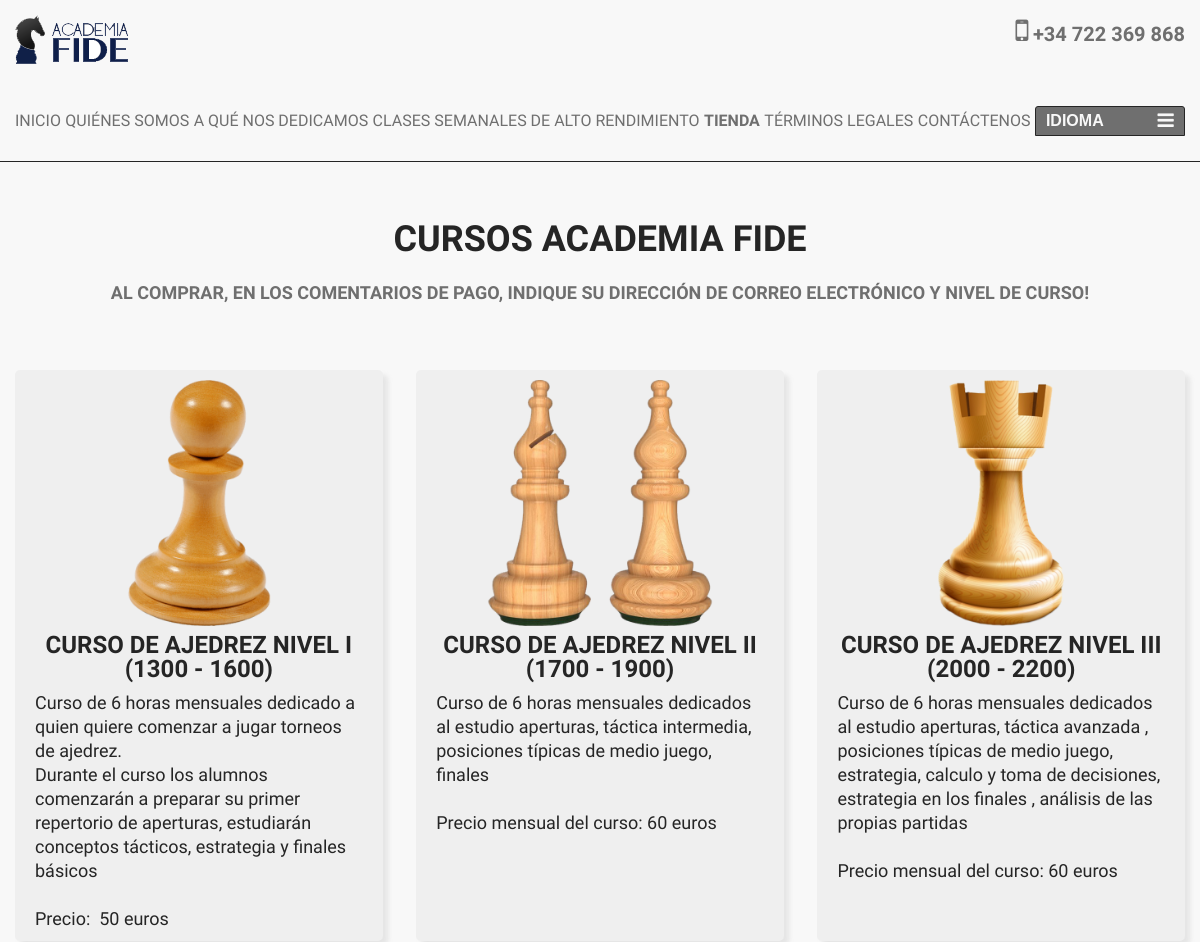
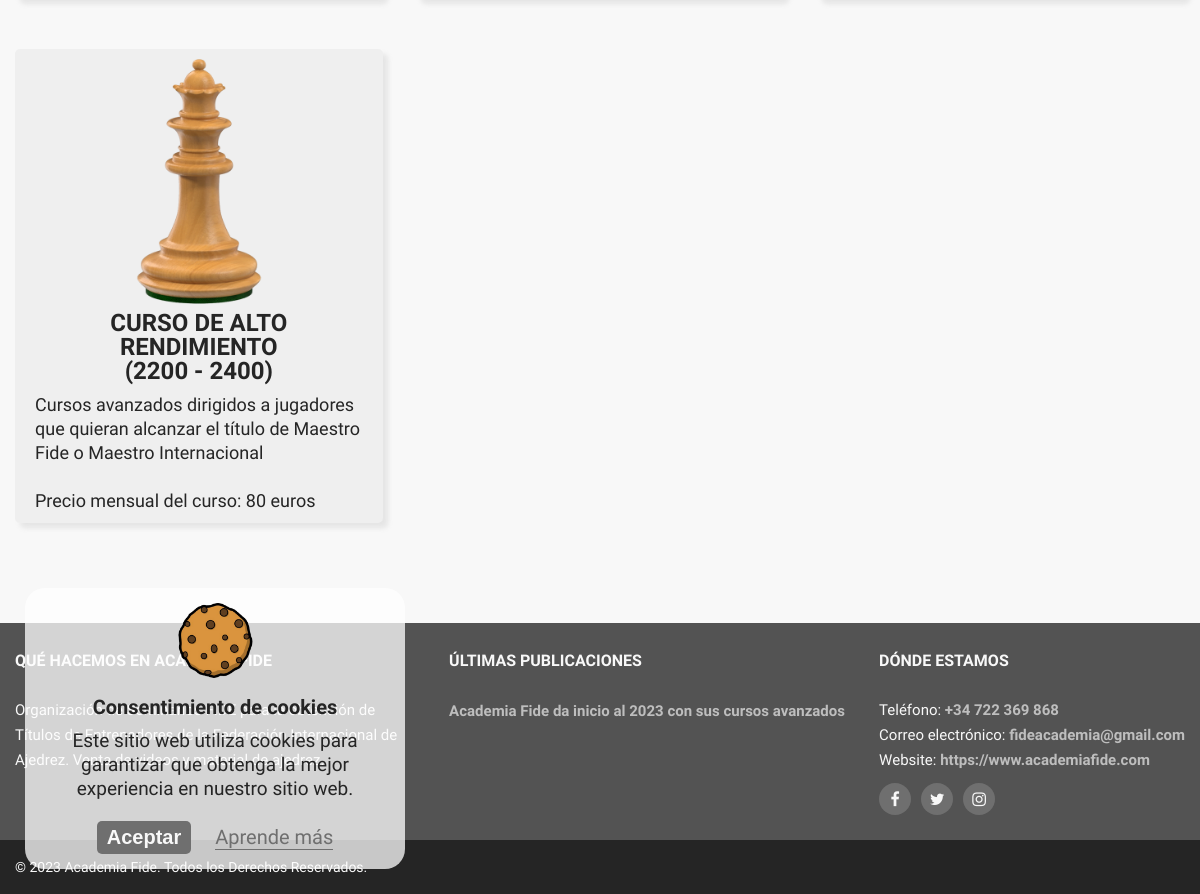
The app's page /shop/index.php with its own data (2 pictures, top to bottom).
### tables this page shows
CREATE TABLE `courses` (
  `id` int(11) NOT NULL,
  `price` int(11) NOT NULL,
  `image` varchar(64) NOT NULL,
  `title` varchar(512) NOT NULL,
  `title_en` varchar(512) NOT NULL,
  `title_ru` varchar(512) NOT NULL,
  `text` varchar(512) NOT NULL,
  `text_en` varchar(512) NOT NULL,
  `text_ru` varchar(512) NOT NULL
);

### shop/index.php (the view, shortened to what this page needs)
<!DOCTYPE html>
<html lang="es">
<head>
	<link rel="stylesheet" href="/assets/css/style.css">
</head>
<body>
	<div class="wrapper">
		<div class="cookie _hidden">
			<img src="/assets/images/cookie.png">
			<h3>Consentimiento de cookies</h3>
			<div class="cookie__body">
				<p>Este sitio web utiliza cookies para garantizar que obtenga la mejor experiencia en nuestro sitio web.</p>
				<button>Aceptar</button>
				<a href="/cookie">Aprende más</a>
			</div>
		</div>
		<header>
			<div class="container">
				<div class="logo__row">
					<a href="/"><img src="/assets/images/logo.png"></a>
					<p class="header__number">
						<i class="fa fa-mobile"></i>
						<a href="tel:+34722369868">+34 722 369 868</a>
					</p>
				</div>
				<div class="header__menu">
					<button class="menu__bars"><i class="fa fa-bars"></i></button>
					<div class="menu__body">
						<div class="menu__item"><a href="/">Inicio</a></div>
						<div class="menu__item"><a href="/about">Quiénes Somos</a></div>
						<div class="menu__item"><a href="/activity">A qué nos dedicamos</a></div>
						<div class="menu__item"><a href="/classes">Clases semanales de alto rendimiento</a></div>
						<div class="menu__item _there">Tienda</div>
						<div class="menu__item"><a href="/terms">Términos legales</a></div>
						<div class="menu__item"><a href="/contact">Contáctenos</a></div>
						<nav class="lang">
							<button class="lang__button">Idioma <i class="fa fa-bars"></i></button>
						</nav>
					</div>
				</div>
			</div>
		</header>
		<main>
			<div class="content">
				<div class="container">
					<h1>Cursos Academia Fide <p style="color: #6F6F6F;">Al comprar, en los comentarios de pago, indique su dirección de correo electrónico y nivel de curso!</p></h1>
					<div class="shop">
						<?php
							$result = mysqli_query($connect, "SELECT * FROM `courses`");
							for($i = 0; $i < mysqli_num_rows($result); $i++) {
								$row = mysqli_fetch_assoc($result);
								echo '<a href="https://www.paypal.com/paypalme/fideacademy/' . $row['price'] . '" class="shop__item">';
									echo '<img src="' . $row['image'] . '">';
									echo '<h2>' . $row['title'] . '</h2>';
									echo '<p>' . $row['text'] . '</p>';
								echo '</a>';
							}
						?>
					</div>
				</div>
			</div>
		</main>
		<footer>
			<div class="footer__info">
				<div class="container">
					<div class="info__body">
						<div class="info__item">
							<h3>QUÉ HACEMOS EN ACADEMIA FIDE</h3>
							<p>Organización de Seminarios FIDE para la obtención de Títulos de Entrenadores de la Federación Internacional de Ajedrez. Venta de videos y material de ajedrez.</p>
						</div>
						<div class="info__item">
							<h3>ÚLTIMAS PUBLICACIONES</h3>
							<?php
								$result = mysqli_query($connect, "SELECT * FROM `latest posts`");
								for($i = 0; $i < mysqli_num_rows($result); $i++) {
									$row = mysqli_fetch_assoc($result);
									echo '<div class="messages__item">';
										echo '<a href="' . $row['title link'] . '">' . $row['title'] . '</a>';
									echo '</div>';
								}
							?>
						</div>
						<div class="info__item">
							<h3>DÓNDE ESTAMOS</h3>
							<p>Teléfono: <a href="tel:+34722369868">+34 722 369 868</a></p>
							<p>Correo electrónico: <a href="mailto:fideacademia@gmail.com" target="_blank">fideacademia@gmail.com</a></p>
							<p>Website: <a href="https://www.academiafide.com">https://www.academiafide.com</a></p>
							<div class="info__links">
								<a href="https://www.facebook.com/academiafide"><div class="info__circle"><i class="fa fa-facebook"></i></div></a>
								<a href="https://twitter.com/academia_fide"><div class="info__circle"><i class="fa fa-twitter"></i></div></a>
								<a href="https://www.instagram.com/fideacademia/"><div class="info__circle"><i class="fa fa-instagram"></i></div></a>
							</div>
						</div>
					</div>
				</div>
			</div>
			<div class="footer__rights">
				<div class="container">
					<p>© 2023 Academia Fide. Todos los Derechos Reservados.</p>
				</div>
			</div>
		</footer>
	</div>
</body>
</html>

### assets/css/style.css (style rules this page uses)
body { font-family: 'Oswald', sans-serif; font-size: 16px; line-height: 24px; font-weight: 400; color: #252525; background-color: #F8F8F8; }
.wrapper { min-width: 100%; min-height: 100vh; overflow: hidden; display: flex; flex-direction: column; }
.container { max-width: 1170px; margin: 0px auto; }
a *, a, a:visited, a:active { color: #6F6F6F; transition: color .5s ease; }
h1 { font-size: 36px; text-align: center; margin: 0px 0px 50px 0px; text-transform: uppercase; font-weight: 700; line-height: 150%; }
h2 { font-size: 24px; font-weight: 700; margin: 0px 0px 10px 0px; text-transform: uppercase; }
p { font-size: 18px; }
.cookie { background-color: rgba(255, 255, 255, .75); position: fixed; border-radius: 20px; max-width: 350px; left: 25px; bottom: 25px; padding: 15px; text-align: center; z-index: 2; transition: all .7s ease-in-out; }
.cookie img { max-width: 75px; max-height: 75px; margin: 0px 0px 10px 0px; }
.cookie h3 { font-size: 20px; font-weight: 700; margin: 0px 0px 10px 0px; }
.cookie p { font-size: 19px; margin: 0px 0px 20px 0px; }
.cookie button { background-color: #6F6F6F; border-radius: 5px; padding: 5px 10px; font-size: 20px; color: #F8F8F8; font-weight: 700; margin: 0px 20px 0px 0px; transition: color .5s ease; }
.cookie a { font-size: 20px; border-bottom: 1px solid #6F6F6F; }
header { padding: 15px 0px; border-bottom: 1px solid #252525; }
.logo__row { display: flex; justify-content: space-between; }
.header__number a { font-size: 20px; font-weight: 700; }
.fa-mobile::before { font-size: 30px; color: #6F6F6F; }
.menu__body { display: flex; justify-content: space-between; width: 100%; align-items: center; }
.header__menu { position: relative; }
.header__menu .menu__item a { text-transform: uppercase; }
.header__menu .menu__item { text-transform: uppercase; }
.header__menu .menu__item._there { font-weight: 700; color: #6F6F6F; }
.lang { position: relative; margin: 10px 0px; width: 150px; font-family: 'Oswald', sans-serif; }
.lang__button { background-color: #6F6F6F; border-radius: 3px 3px 0px 0px; padding: 5px 10px; color: #F8F8F8; font-weight: 700; font-size: 16px; width: 100%; text-align: left; text-transform: uppercase; border: 1px solid #252525; position: relative; transition: color .5s ease; }
.lang__button .fa-bars { color: #F8F8F8; font-weight: 400; font-size: 19px; position: absolute; right: 10px; top: 4px; transition: color .5s ease; }
main { flex: 1 1 auto; margin: 50px 0px 50px 0px; }
.content { width: 100%; }
.shop { display: flex; justify-content: space-between; flex-wrap: wrap; }
.shop__item { text-align: center; background-color: rgba(155, 155, 155, .1); padding: 10px 20px; border-radius: 5px; box-shadow: 5px 5px 5px rgba(155, 155, 155, .2); position: relative; margin: 0px 0px 50px 0px; max-width: 28%; }
.shop__item img { max-width: 75%; }
.shop__item h2 { white-space: pre-wrap; color: #252525; }
.shop__item p { color: #252525; text-align: left; white-space: pre-wrap; }
.footer__info { background-color: #535353; padding: 25px 0px; }
.info__body { display: flex; justify-content: space-between; }
.info__item { max-width: 400px; line-height: 25px; }
.info__item h3 { text-transform: uppercase; text-align: left; font-size: 16px; font-weight: 700; color: #F8F8F8; margin: 0px 0px 25px 0px; }
.info__item p { font-size: 15px; color: #F8F8F8; }
.info__item a { font-size: 15px; font-weight: 700; color: #bebebe; }
.info__links { display: flex; margin: 10px 0px 0px 0px; }
.info__links a { margin: 0px 10px 0px 0px; }
.info__circle { width: 32px; height: 32px; background-color: #6F6F6F; border-radius: 50%; text-align: center; }
.info__links .fa-facebook, .fa-twitter, .fa-instagram { color: #F8F8F8; font-size: 16px; line-height: 32px; }
.messages__item a { color: #bebebe; }
.messages__item { padding: 0px 0px 25px 0px; margin: 0px 0px 25px 0px; border-bottom: 1px solid #bebebe; }
.messages__item:last-child { padding: 0px; margin: 0px; border-bottom: inherit; }
.footer__rights { background-color: #252525; padding: 15px 0px; }
.footer__rights p { font-size: 14px; color: #F8F8F8; }

### records on screen
courses: image (picture), title "CURSO DE AJEDREZ NIVEL I (1300 - 1600)", text "Curso de 6 horas mensuales dedicado a quien quiere comenzar a jugar torneos de ajedrez. Durante el curso los alumnos comenzarán a preparar su primer repertorio de aperturas, estudiarán conceptos tácticos, estrategia y finales básicos Precio: 50 euros"
courses: image (picture), title "CURSO DE AJEDREZ NIVEL II (1700 - 1900)", text "Curso de 6 horas mensuales dedicados al estudio aperturas, táctica intermedia, posiciones típicas de medio juego, finales Precio mensual del curso: 60 euros"
courses: image (picture), title "CURSO DE AJEDREZ NIVEL III (2000 - 2200)", text "Curso de 6 horas mensuales dedicados al estudio aperturas, táctica avanzada , posiciones típicas de medio juego, estrategia, calculo y toma de decisiones, estrategia en los finales , análisis de las propias partidas Precio mensual del curso: 60 euros"
courses: image (picture), title "CURSO DE ALTO RENDIMIENTO (2200 - 2400)", text "Cursos avanzados dirigidos a jugadores que quieran alcanzar el título de Maestro Fide o Maestro Internacional Precio mensual del curso: 80 euros"
latest posts: title "Academia Fide da inicio al 2023 con sus cursos avanzados"
